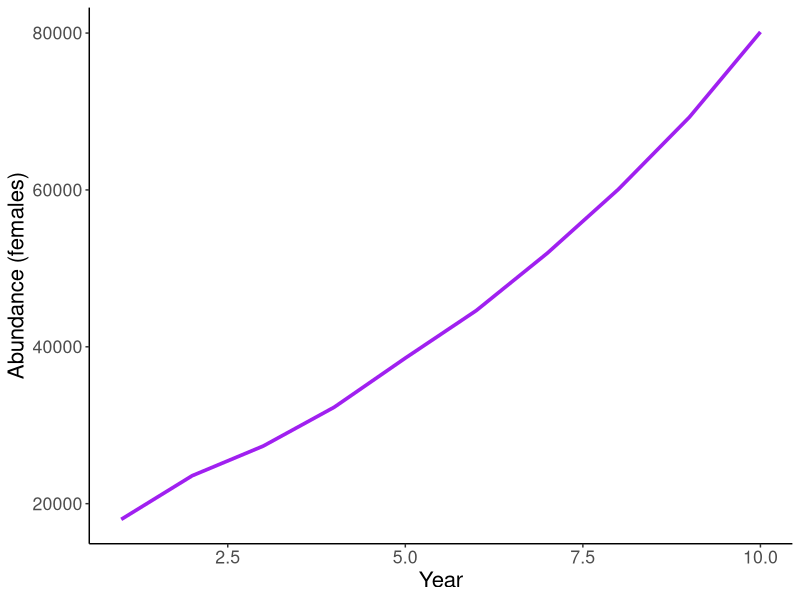
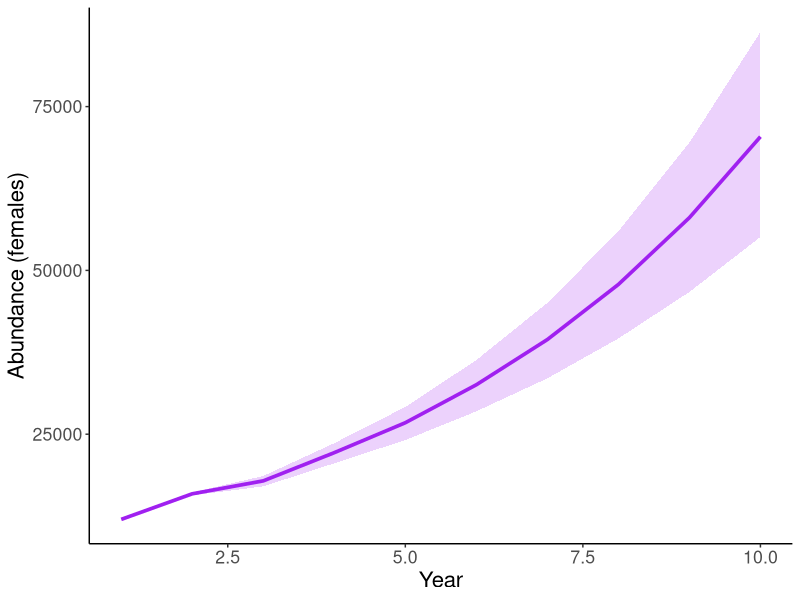

Source code (R) for these figures, in order:
library(ggplot2)


Year<-1:10

###################################################################
## Deterministic model
#Matrix Calculations

deer.array <- matrix(0,nrow=12, ncol=length(Year))
deer.matrix<-matrix(0,12,12)

Fecundity <- c(0, 0.65, 0.76, 0.76, 0.76, 0.76)
N.0<-c(2000,2000,2000,1000,1000,1000,2000,2000,2000,1000,1000,1000)

# Females
deer.matrix[c(1,7),1:6]<-Fecundity
deer.matrix[2,1] <- 0.52
deer.matrix[3,2] <- 0.93
deer.matrix[4,3] <- 0.84
deer.matrix[5,4] <- 0.84
deer.matrix[6,5] <- 0.84
deer.matrix[6,6] <- 0.84
# Males
deer.matrix[8,7] <- 0.52
deer.matrix[9,8] <- 0.82
deer.matrix[10,9] <- 0.63
deer.matrix[11,10] <- 0.53
deer.matrix[12,11] <- 0.44
deer.matrix[12,12] <- 0.49

deer.array[,1] <- N.0

for (y in 2:length(Year)){
  deer.array[,y]<-deer.matrix%*%deer.array[,y-1] #Make sure to multiply matrix x vector (not vice versa)
}
N.median<-apply(deer.array,2,sum)

results<-data.frame(Year,N.median)

#Plot population with
ggplot(results) +
  geom_line(aes(x=Year, y=N.median),colour="purple",alpha=1,linewidth=1.25) +
  scale_y_continuous(name="Abundance (females)")+
  theme_bw() +
  theme(text = element_text(size=16),panel.border = element_blank(), axis.line = element_line(colour="black"),
        panel.grid.major = element_blank(),panel.grid.minor = element_blank()) 

# Calculate lambda
lambda <- numeric()
for(y in 1:nrow(results)){
  lambda[y] <- results$N.median[y+1]/results$N.median[y]
}
mean(lambda, na.rm=TRUE)




################################################################################################
##Stochastistic model

Sims<-1000

#Matrix Calculations
deer.array<-array(0,dim=c(6,length(Year),Sims))
deer.matrix<-matrix(0,6,6)

Fecundity<-c(0, 1.14, 1.13, 0.95, 0.79, 0.88)
N.0<-c(4000,3000,2000,1000,1000,1000)

deer.matrix[1,]<-Fecundity
deer.array[,1,]<-N.0

for(i in 1:Sims){

  deer.matrix[2,1] <- rnorm(1, 0.60, 0.05)
  deer.matrix[3,2] <- rnorm(1, 0.82, 0.05)
  deer.matrix[4,3] <- rnorm(1, 0.63, 0.05)
  deer.matrix[5,4] <- rnorm(1, 0.53, 0.05)
  deer.matrix[6,5] <- rnorm(1, 0.44, 0.05)
  deer.matrix[6,6] <- rnorm(1, 0.49, 0.05)
  
  for (y in 2:length(Year)){
    deer.array[,y,i]<-deer.matrix%*%deer.array[,y-1,i] #Make sure to multiply matrix x vector (not vice versa)
  }
}
N.median<-apply(apply(deer.array,c(2,3),sum),1,median)
N.20pct<-apply(apply(deer.array,c(2,3),sum),1,quantile, probs = 0.20)
N.80pct<-apply(apply(deer.array,c(2,3),sum),1,quantile, probs = 0.80)

results<-data.frame(Year,N.median,N.20pct,N.80pct)

#Plot population projection
ggplot(results) +
  geom_ribbon(aes(x=Year,ymin=N.20pct, ymax=N.80pct), alpha=.2,fill="purple") +
  geom_line(aes(x=Year, y=N.median),colour="purple",alpha=1,linewidth=1.25) +
  scale_y_continuous(name="Abundance (females)")+
  theme_bw() +
  theme(text = element_text(size=16),panel.border = element_blank(), axis.line = element_line(colour="black"),
        panel.grid.major = element_blank(),panel.grid.minor = element_blank()) 
